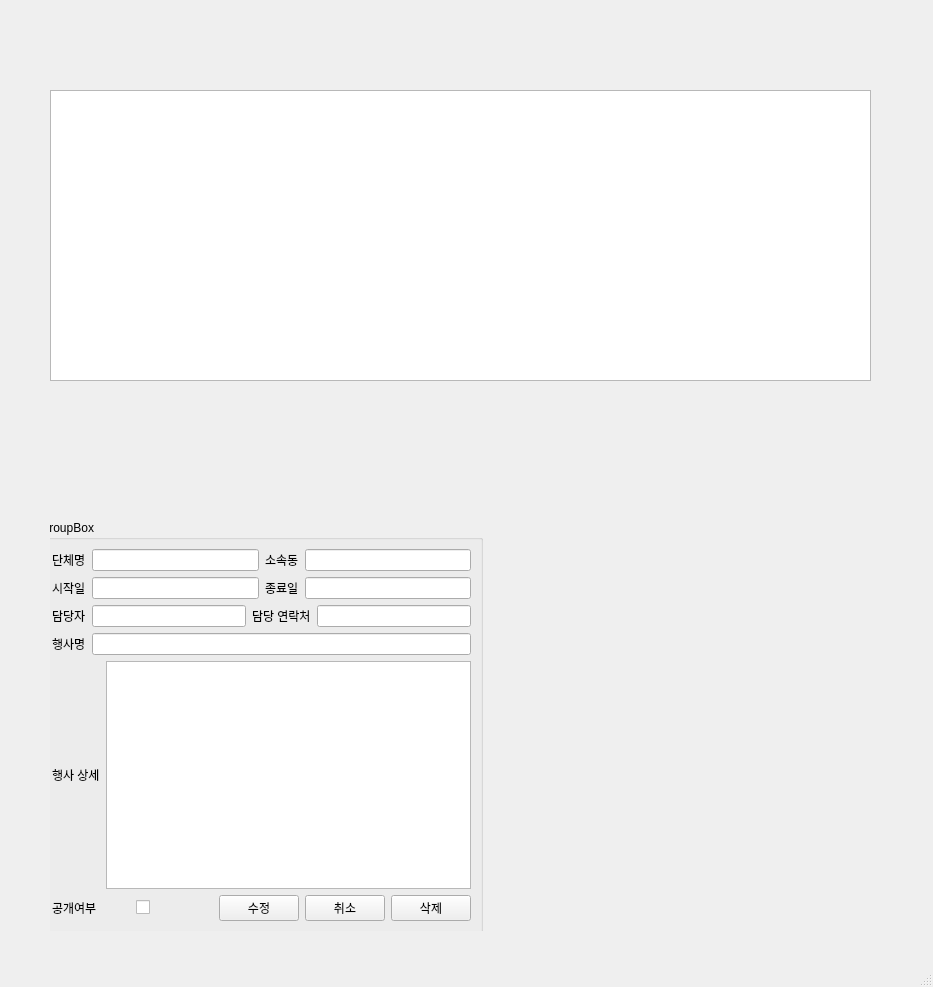
<?xml version="1.0" encoding="UTF-8"?>
<ui version="4.0">
 <class>Schedule</class>
 <widget class="QMainWindow" name="Schedule">
  <property name="geometry">
   <rect>
    <x>0</x>
    <y>0</y>
    <width>933</width>
    <height>987</height>
   </rect>
  </property>
  <property name="windowTitle">
   <string>Schedule</string>
  </property>
  <widget class="QWidget" name="centralwidget">
   <widget class="QStackedWidget" name="stackedWidget">
    <property name="geometry">
     <rect>
      <x>50</x>
      <y>80</y>
      <width>821</width>
      <height>851</height>
     </rect>
    </property>
    <property name="currentIndex">
     <number>0</number>
    </property>
    <widget class="QWidget" name="page">
     <widget class="QTableWidget" name="tw_schedule">
      <property name="geometry">
       <rect>
        <x>0</x>
        <y>10</y>
        <width>821</width>
        <height>291</height>
       </rect>
      </property>
     </widget>
     <widget class="QGroupBox" name="groupBox_2">
      <property name="geometry">
       <rect>
        <x>-10</x>
        <y>440</y>
        <width>443</width>
        <height>413</height>
       </rect>
      </property>
      <property name="title">
       <string>GroupBox</string>
      </property>
      <layout class="QVBoxLayout" name="verticalLayout_5">
       <item>
        <layout class="QHBoxLayout" name="horizontalLayout_3">
         <item>
          <widget class="QLabel" name="label_5">
           <property name="text">
            <string>단체명</string>
           </property>
          </widget>
         </item>
         <item>
          <widget class="QLineEdit" name="le_org"/>
         </item>
         <item>
          <widget class="QLabel" name="label_6">
           <property name="text">
            <string>소속동</string>
           </property>
          </widget>
         </item>
         <item>
          <widget class="QLineEdit" name="le_dong"/>
         </item>
        </layout>
       </item>
       <item>
        <layout class="QHBoxLayout" name="horizontalLayout_4">
         <item>
          <widget class="QLabel" name="label_7">
           <property name="text">
            <string>시작일</string>
           </property>
          </widget>
         </item>
         <item>
          <widget class="QLineEdit" name="le_start"/>
         </item>
         <item>
          <widget class="QLabel" name="label_8">
           <property name="text">
            <string>종료일</string>
           </property>
          </widget>
         </item>
         <item>
          <widget class="QLineEdit" name="le_end"/>
         </item>
        </layout>
       </item>
       <item>
        <layout class="QHBoxLayout" name="horizontalLayout_6">
         <item>
          <widget class="QLabel" name="label_11">
           <property name="text">
            <string>담당자</string>
           </property>
          </widget>
         </item>
         <item>
          <widget class="QLineEdit" name="le_manager"/>
         </item>
         <item>
          <widget class="QLabel" name="label_12">
           <property name="text">
            <string>담당 연락처</string>
           </property>
          </widget>
         </item>
         <item>
          <widget class="QLineEdit" name="le_man_phone"/>
         </item>
        </layout>
       </item>
       <item>
        <layout class="QHBoxLayout" name="horizontalLayout_8">
         <item>
          <widget class="QLabel" name="label_13">
           <property name="text">
            <string>행사명</string>
           </property>
          </widget>
         </item>
         <item>
          <widget class="QLineEdit" name="s_name"/>
         </item>
        </layout>
       </item>
       <item>
        <layout class="QHBoxLayout" name="horizontalLayout_9">
         <item>
          <widget class="QLabel" name="label_14">
           <property name="text">
            <string>행사 상세</string>
           </property>
          </widget>
         </item>
         <item>
          <widget class="QTextEdit" name="s_detail"/>
         </item>
        </layout>
       </item>
       <item>
        <layout class="QHBoxLayout" name="horizontalLayout_10">
         <item>
          <widget class="QLabel" name="label_15">
           <property name="text">
            <string>공개여부</string>
           </property>
          </widget>
         </item>
         <item>
          <widget class="QCheckBox" name="checkBox">
           <property name="text">
            <string/>
           </property>
          </widget>
         </item>
         <item>
          <widget class="QPushButton" name="s_update_btn">
           <property name="text">
            <string>수정</string>
           </property>
          </widget>
         </item>
         <item>
          <widget class="QPushButton" name="cancel_btn">
           <property name="text">
            <string>취소</string>
           </property>
          </widget>
         </item>
         <item>
          <widget class="QPushButton" name="s_delete_btn">
           <property name="text">
            <string>삭제</string>
           </property>
          </widget>
         </item>
        </layout>
       </item>
      </layout>
     </widget>
    </widget>
    <widget class="QWidget" name="page_2">
     <widget class="QGroupBox" name="groupBox">
      <property name="geometry">
       <rect>
        <x>40</x>
        <y>350</y>
        <width>331</width>
        <height>151</height>
       </rect>
      </property>
      <property name="title">
       <string>GroupBox</string>
      </property>
      <layout class="QVBoxLayout" name="verticalLayout_2">
       <item>
        <layout class="QHBoxLayout" name="horizontalLayout">
         <item>
          <widget class="QLabel" name="label">
           <property name="text">
            <string>시작일</string>
           </property>
          </widget>
         </item>
         <item>
          <widget class="QLineEdit" name="s_day_le"/>
         </item>
         <item>
          <widget class="QLabel" name="label_9">
           <property name="text">
            <string>시간</string>
           </property>
          </widget>
         </item>
         <item>
          <widget class="QTimeEdit" name="s_timeEdit"/>
         </item>
        </layout>
       </item>
       <item>
        <layout class="QHBoxLayout" name="horizontalLayout_2">
         <item>
          <widget class="QLabel" name="label_2">
           <property name="text">
            <string>종료일</string>
           </property>
          </widget>
         </item>
         <item>
          <widget class="QLineEdit" name="e_day_le"/>
         </item>
         <item>
          <widget class="QLabel" name="label_10">
           <property name="text">
            <string>시간</string>
           </property>
          </widget>
         </item>
         <item>
          <widget class="QTimeEdit" name="e_timeEdit"/>
         </item>
        </layout>
       </item>
       <item>
        <widget class="QPushButton" name="reg_sch_btn">
         <property name="text">
          <string>일정등록</string>
         </property>
        </widget>
       </item>
      </layout>
     </widget>
     <widget class="QWidget" name="verticalLayoutWidget_2">
      <property name="geometry">
       <rect>
        <x>430</x>
        <y>80</y>
        <width>291</width>
        <height>221</height>
       </rect>
      </property>
      <layout class="QVBoxLayout" name="verticalLayout_3"/>
     </widget>
     <widget class="QWidget" name="verticalLayoutWidget">
      <property name="geometry">
       <rect>
        <x>70</x>
        <y>80</y>
        <width>291</width>
        <height>221</height>
       </rect>
      </property>
      <layout class="QVBoxLayout" name="verticalLayout"/>
     </widget>
     <widget class="QWidget" name="verticalLayoutWidget_3">
      <property name="geometry">
       <rect>
        <x>430</x>
        <y>350</y>
        <width>311</width>
        <height>241</height>
       </rect>
      </property>
      <layout class="QVBoxLayout" name="verticalLayout_4">
       <item>
        <widget class="QLabel" name="label_3">
         <property name="text">
          <string>행사 제목</string>
         </property>
        </widget>
       </item>
       <item>
        <widget class="QLineEdit" name="event_name_le"/>
       </item>
       <item>
        <widget class="QLabel" name="label_4">
         <property name="text">
          <string>행사 개요</string>
         </property>
        </widget>
       </item>
       <item>
        <widget class="QTextEdit" name="event_info_le"/>
       </item>
      </layout>
     </widget>
    </widget>
   </widget>
  </widget>
  <widget class="QMenuBar" name="menubar">
   <property name="geometry">
    <rect>
     <x>0</x>
     <y>0</y>
     <width>933</width>
     <height>23</height>
    </rect>
   </property>
  </widget>
  <widget class="QStatusBar" name="statusbar"/>
 </widget>
 <resources/>
 <connections/>
</ui>
